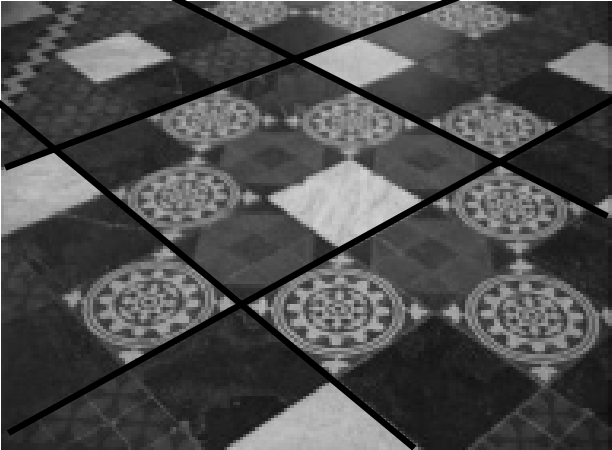
#> input picture metric recovery/floor.png, 612 x 450 px
$ python vanishingPoints2.py
#> lines starting #> are read from the running program, lines starting #| are printed output that depends on the picture
# -*- coding: utf-8 -*-
"""
Created on Wed Mar  6 10:51:55 2019

Metric and affine rectification of images using parallel lines (in 2D)

@author: Gopiraj
"""

#loading the necessary libraries
import numpy as np
import cv2

#Reading the image
img = cv2.imread('floor.png')
#> img is the input picture: shape (450, 612, 3); min 0, max 255, mean 77

#making the first line
p1 = [171, 244, 1]
p2 = [422, 123, 1]

l1 = np.cross(p1, p2)
l1 = l1/l1[-1]


#making the second line
p3 = [143, 117, 1]
p4 = [338, 247, 1]

l2 = np.cross(p3, p4)
l2 = l2/l2[-1]

#line parallel to l1
p5 = [108, 191, 1]
p6 = [356, 88, 1]

l3 = np.cross(p5, p6)
l3 = l3/l3[-1]


#line parallel to l2
p7 = [226, 87, 1]
p8 = [424, 200, 1]

l4 = np.cross(p7, p8)
l4 = l4/l4[-1]


#calculating the vanishing points
x1 = np.cross(l1, l3)
x1 = x1/x1[-1]

x2 = np.cross(l2, l4)
x2 = x2/x2[-1]

#calculating the vanishing line
vLine = np.cross(x1, x2)
vLine = vLine/vLine[-1]

#Transformation to make vanishing line to infinity
H = np.eye(3)
H[2, 0] = vLine[0]
H[2, 1] = vLine[1]

#removing the projective distortion
res = cv2.warpPerspective(img, H, (img.shape[1], img.shape[0]))
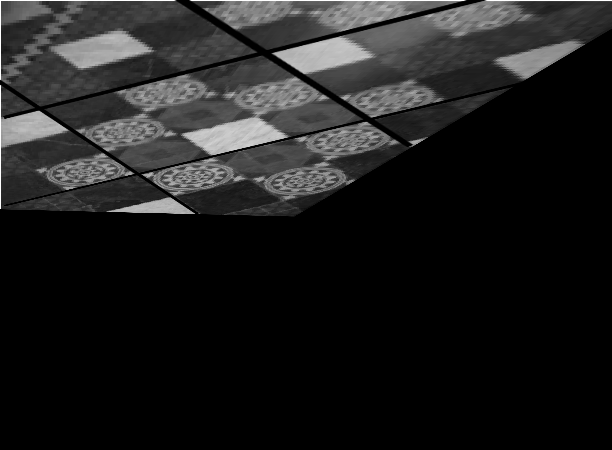
#> res: shape (450, 612, 3); min 0, max 255, mean 29.7

cv2.imwrite('floor_affineRect.png', res)

#detecting pairs of lines in the affine rectified image
p1 = [107, 151, 1]
p2 = [330, 98, 1]

l1_m = np.cross(p1, p2)
l1_m = l1_m/l1_m[-1]

p3 = [113, 91, 1]
p4 = [212, 156, 1]

l2_m = np.cross(p3, p4)
l2_m = l2_m/l2_m[-1]

p5 = [73, 129, 1]
p6 = [295, 75, 1]

l3_m = np.cross(p5, p6)
l3_m = l3_m/l3_m[-1]

p7 = [185, 71, 1]
p8 = [289, 136, 1]

l4_m = np.cross(p7, p8)
l4_m = l4_m/l4_m[-1]

#2 pairs of parallel lines in affine rectified image
lines = [[], []]
lines[0].append(l1_m)
lines[0].append(l3_m)
lines[1].append(l2_m)
lines[1].append(l4_m)

#transforming the parallel lines
nlines = 2
RHS = np.zeros((nlines,1))
A = np.zeros((nlines, 2))
for k in range(0,nlines):
    RHS[k] = -lines[0][k][1]*lines[1][k][1]
for k in range(0,nlines):
    A[k,0] = lines[0][k][0]*lines[1][k][0]
    A[k,1] = lines[0][k][0]*lines[1][k][1] + lines[0][k][1]*lines[1][k][0]
s = np.linalg.lstsq(A,RHS)[0]
S = np.array([[s[0][0], s[1][0]],[s[1][0],1]])

#lines transform as l' = H^-T * l
u,s,vh = np.linalg.svd(S,full_matrices=1,compute_uv=1)

A = np.linalg.cholesky(S)

H1 = np.zeros((3,3))
H1[0:2,0:2] = A
H1[2,2] = 1

res = cv2.warpPerspective(res, np.linalg.inv(H1).T, (img.shape[1], img.shape[0]))
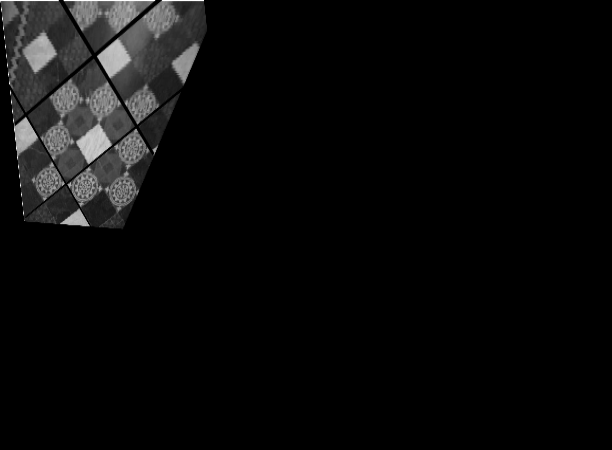
#> res: shape (450, 612, 3); min 0, max 255, mean 10.4

cv2.imwrite('floor_metricRect.png', res)

#combined transformation
Hc = np.linalg.inv(H1).T #affine rectification
Hc[2, :2] = vLine[:2] #projective rectification

#performing rectification on the original image
res = cv2.warpPerspective(img, Hc, (img.shape[1], img.shape[0]))

cv2.imwrite('combined_rect.png', res)

#cv2.namedWindow("res", cv2.WINDOW_FREERATIO)
cv2.imshow("res", res)
cv2.imshow("orig", img)
cv2.waitKey(0)
cv2.destroyAllWindows()
